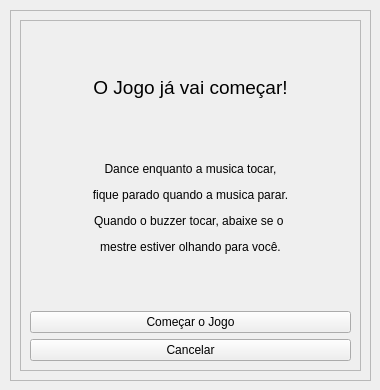
      <widget class="QWidget" name="jogoComecar">
       <widget class="QFrame" name="frame_19">
        <property name="geometry">
         <rect>
          <x>10</x>
          <y>10</y>
          <width>361</width>
          <height>371</height>
         </rect>
        </property>
        <property name="frameShape">
         <enum>QFrame::StyledPanel</enum>
        </property>
        <property name="frameShadow">
         <enum>QFrame::Raised</enum>
        </property>
        <layout class="QVBoxLayout" name="verticalLayout_20">
         <item>
          <widget class="QFrame" name="frame_20">
           <property name="frameShape">
            <enum>QFrame::StyledPanel</enum>
           </property>
           <property name="frameShadow">
            <enum>QFrame::Raised</enum>
           </property>
           <layout class="QVBoxLayout" name="verticalLayout_21">
            <item>
             <widget class="QLabel" name="label_23">
              <property name="text">
               <string>&lt;html&gt;&lt;head/&gt;&lt;body&gt;&lt;p align=&quot;center&quot;&gt;&lt;span style=&quot; font-size:14pt;&quot;&gt;O Jogo já vai começar!&lt;/span&gt;&lt;/p&gt;&lt;/body&gt;&lt;/html&gt;</string>
              </property>
             </widget>
            </item>
            <item>
             <widget class="QLabel" name="label_24">
              <property name="text">
               <string>&lt;html&gt;&lt;head/&gt;&lt;body&gt;&lt;p align=&quot;center&quot;&gt;Dance enquanto a musica tocar,&lt;/p&gt;&lt;p align=&quot;center&quot;&gt;fique parado quando a musica parar.&lt;/p&gt;&lt;p align=&quot;center&quot;&gt;Quando o buzzer tocar, abaixe se o &lt;/p&gt;&lt;p align=&quot;center&quot;&gt;mestre estiver olhando para você.&lt;/p&gt;&lt;/body&gt;&lt;/html&gt;</string>
              </property>
             </widget>
            </item>
            <item>
             <spacer name="verticalSpacer_10">
              <property name="orientation">
               <enum>Qt::Vertical</enum>
              </property>
              <property name="sizeType">
               <enum>QSizePolicy::Minimum</enum>
              </property>
              <property name="sizeHint" stdset="0">
               <size>
                <width>20</width>
                <height>40</height>
               </size>
              </property>
             </spacer>
            </item>
            <item>
             <widget class="QPushButton" name="comecarJogo">
              <property name="text">
               <string>Começar o Jogo</string>
              </property>
             </widget>
            </item>
            <item>
             <widget class="QPushButton" name="voltarMenu_2">
              <property name="text">
               <string>Cancelar</string>
              </property>
             </widget>
            </item>
           </layout>
          </widget>
         </item>
        </layout>
       </widget>
      </widget>
